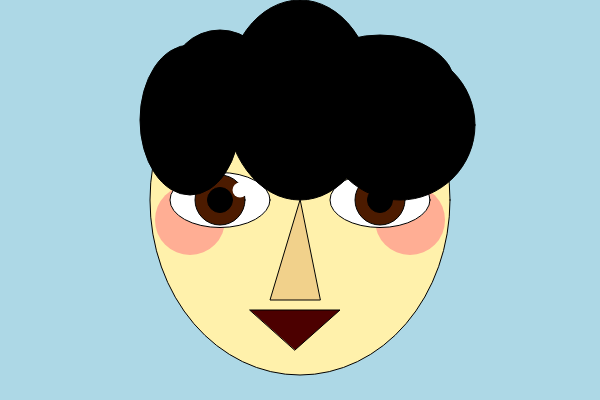
Frame 1 (no input)
Frame 60 (no input): identical to frame 1, image omitted
Frame 120 (the mouse pressed at the canvas centre since frame 60): identical to frame 1, image omitted

The p5.js sketch that drew this single still picture (run headless with seeded random() and noise() and a simulated clock; from frame 60 on, the mouse is pressed at the canvas centre):

// p5.js sketch
// ── sketch.js
var x = 300;
var y = 200;
var faceSize = 500;

function setup() {
  createCanvas(600, 400);
}

function draw() {
  background('lightblue');
  fill('#FFF1AB');
  stroke('black');
  ellipse(x, y, 300, 350) //face
  fill('#FFAE94');
  noStroke();
  circle(x - 110, y + 20, 70); //left cheek
  circle(x +110, y+20, 70); //right cheek

  //nose
  fill('#F1D18B');
  stroke('black');
  triangle(x, y, x-30, x, x+20, x)


  //eyes
  fill('white');
  stroke('black');
  ellipse(y+20, y, 100, 55) //left eye
  ellipse(x+80, y, 100, 55) //right eye
  fill('#4C1B00');
  circle(y+20, y, 50); //left iris
  circle(x+80, y, 50); //right iris
  fill('black');
  circle(y+20, y, 25); //let pupil
  circle(x+80, y, 25); //right pupil
  fill('white');
  noStroke();
  circle(y+40, y-10, 15); //left shine
  circle(x+100, y-10, 15); //right shine

  fill('#4C0000');
  stroke('black');
  triangle(y+50, x+10, x+40, x+10, x-5, x+50) //mouth

  //hair
  fill('black');
  ellipse(300, 100, 150, 200);
  ellipse(400, 125, 150, 150);
  ellipse(380, 85, 150, 100);
  ellipse(190, 120, 100, 150);
  ellipse(220, 80, 100, 100);

}
